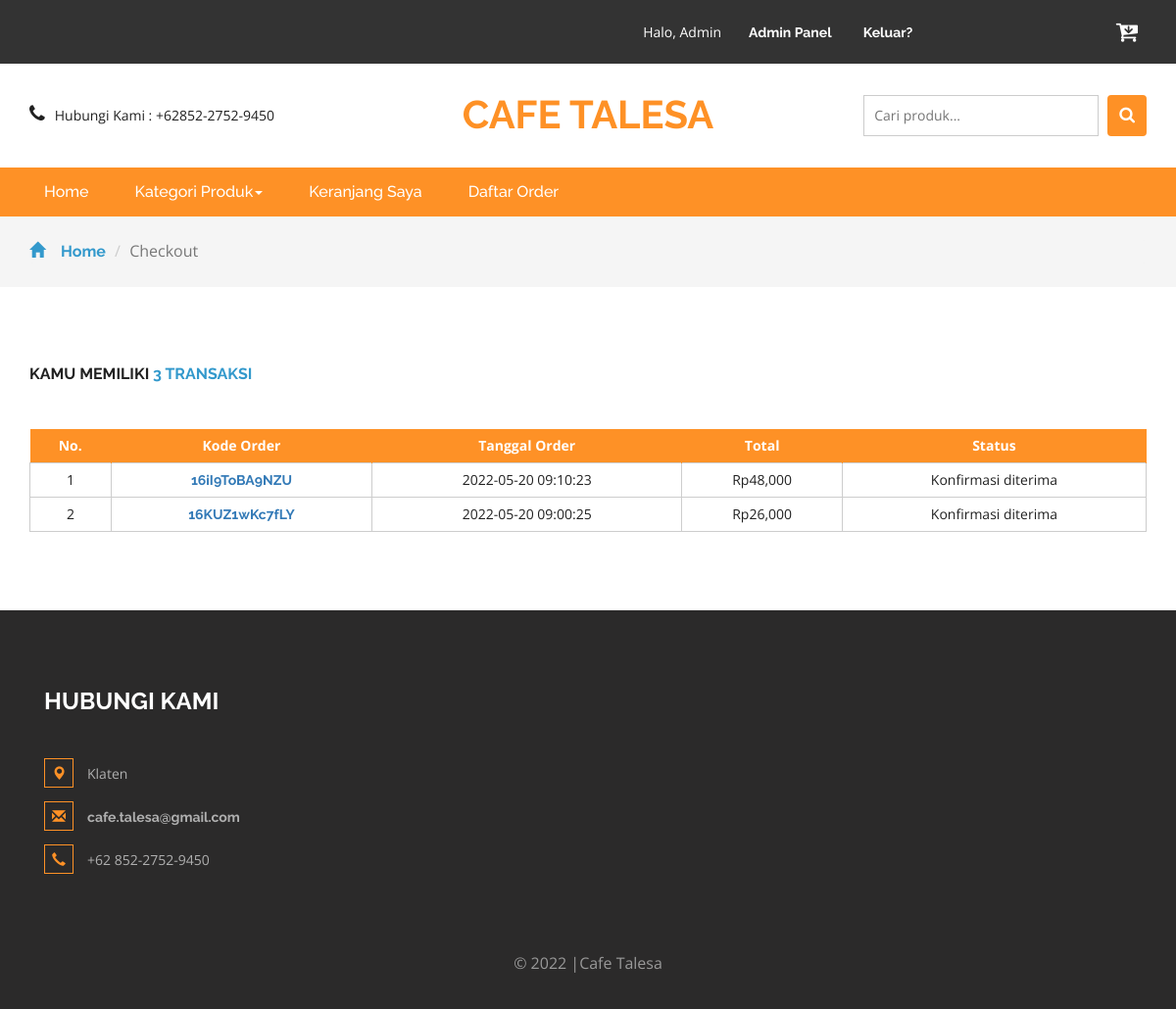
/daftarorder.php (signed in), run on the app's committed database.
### tables this page shows
CREATE TABLE `cart` (
  `idcart` int(11) NOT NULL,
  `orderid` varchar(100) NOT NULL,
  `userid` int(11) NOT NULL,
  `tglorder` timestamp NOT NULL DEFAULT current_timestamp(),
  `status` varchar(10) NOT NULL DEFAULT 'Cart'
);

### daftarorder.php (the view, shortened to what this page needs)
<?php
include 'dbconnect.php';
	$uid = $_SESSION['id'];
	$itungtrans = mysqli_query($conn,"select count(orderid) as jumlahtrans from cart where userid='$uid' and status!='Cart'");
	$itungtrans2 = mysqli_fetch_assoc($itungtrans);
	$itungtrans3 = $itungtrans2['jumlahtrans'];
?>
<!DOCTYPE html>
<html>
<head>
<link href="css/bootstrap.css" rel="stylesheet" type="text/css" media="all" />
<link href="css/style.css" rel="stylesheet" type="text/css" media="all" />
<link href="css/font-awesome.css" rel="stylesheet">
</head>
<body>
	<div class="agileits_header">
		<div class="container">
			<div class="w3l_offers">
			</div>
			<div class="agile-login">
				<ul>
				<?php
				if(!isset($_SESSION['log'])){
					echo '
					<li><a href="registered.php"> Daftar</a></li>
					<li><a href="login.php">Masuk</a></li>
					';
				} else {
					if($_SESSION['role']=='Member'){
					echo '
					<li style="color:white">Halo, '.$_SESSION["name"].'
					<li><a href="logout.php">Keluar?</a></li>
					';
					} else {
					echo '
					<li style="color:white">Halo, '.$_SESSION["name"].'
					<li><a href="admin">Admin Panel</a></li>
					<li><a href="logout.php">Keluar?</a></li>
					';
					};
				}
				?>
				</ul>
			</div>
			<div class="product_list_header">
					<a href="cart.php"><button class="w3view-cart" type="submit" name="submit" value=""><i class="fa fa-cart-arrow-down" aria-hidden="true"></i></button>
					 </a>
			</div>
			<div class="clearfix"> </div>
		</div>
	</div>
	<div class="logo_products">
		<div class="container">
		<div class="w3ls_logo_products_left1">
		<ul class="phone_email">
				<li><i class="fa fa-phone" aria-hidden="true"></i>Hubungi Kami : +62852-2752-9450</li>
				</ul>
			</div>
			<div class="w3ls_logo_products_left">
				<h1><a href="index.php">cafe talesa</a></h1>
			</div>
		<div class="w3l_search">
			<form action="search.php" method="post">
				<input type="search" name="Search" placeholder="Cari produk...">
				<button type="submit" class="btn btn-default search" aria-label="Left Align">
					<i class="fa fa-search" aria-hidden="true"> </i>
				</button>
			</form>
		</div>
			<div class="clearfix"> </div>
		</div>
	</div>
	<div class="navigation-agileits">
		<div class="container">
			<nav class="navbar navbar-default">
							<div class="collapse navbar-collapse" id="bs-megadropdown-tabs">
								<ul class="nav navbar-nav">
									<li class="active"><a href="index.php" class="act">Home</a></li>
									<li class="dropdown">
										<a href="#" class="dropdown-toggle" data-toggle="dropdown">Kategori Produk<b class="caret"></b></a>
									</li>
									<li><a href="cart.php">Keranjang Saya</a></li>
									<li><a href="daftarorder.php">Daftar Order</a></li>
								</ul>
							</div>
							</nav>
			</div>
		</div>
	<div class="breadcrumbs">
		<div class="container">
			<ol class="breadcrumb breadcrumb1">
				<li><a href="index.php"><span class="glyphicon glyphicon-home" aria-hidden="true"></span>Home</a></li>
				<li class="active">Checkout</li>
			</ol>
		</div>
	</div>
	<div class="checkout">
		<div class="container">
			<h2>Kamu memiliki <span><?php echo $itungtrans3 ?> transaksi</span></h2>
			<div class="checkout-right">
				<table class="timetable_sub">
					<thead>
						<tr>
							<th>No.</th>
							<th>Kode Order</th>
							<th>Tanggal Order</th>
							<th>Total</th>
							<th>Status</th>
						</tr>
					</thead>
					<?php
						$brg=mysqli_query($conn,"SELECT DISTINCT(idcart), c.orderid, tglorder, status from cart c, detailorder d where c.userid='$uid' and d.orderid=c.orderid and status!='Cart' order by tglorder DESC");
						$no=1;
						while($b=mysqli_fetch_array($brg)){
					?>
					<tr class="rem1"><form method="post">
						<td class="invert"><?php echo $no++ ?></td>
						<td class="invert"><a href="order.php?id=<?php echo $b['orderid'] ?>"><?php echo $b['orderid'] ?></a></td>
						<td class="invert"><?php echo $b['tglorder'] ?></td>
						<td class="invert">
						Rp<?php 				$ongkir = 10000;
												$ordid = $b['orderid'];
												$result1 = mysqli_query($conn,"SELECT SUM(qty*hargaafter)+$ongkir AS count FROM detailorder d, produk p where d.orderid='$ordid' and p.idproduk=d.idproduk order by d.idproduk ASC");
												$cekrow = mysqli_num_rows($result1);
												$row1 = mysqli_fetch_assoc($result1);
												$count = $row1['count'];
												if($cekrow > 0){
													echo number_format($count);
													} else {
														echo 'No data';
													}?>
						</td>
						<td class="invert">
							<div class="rem">
								<?php
								if($b['status']=='Payment'){
								echo '
								<a href="konfirmasi.php?id='.$b['orderid'].'" class="form-control btn-primary">
								Konfirmasi Pembayaran
								</a>
								';}
								else if($b['status']=='Diproses'){
								echo 'Pesanan Diproses (Pembayaran Diterima)';
								}
								else if($b['status']=='Dikirim'){
									echo 'Pesanan Dikirim';
								} else if($b['status']=='Selesai'){
									echo 'Pesanan Selesai';
								} else if($b['status']=='Dibatalkan'){
									echo 'Pesanan Dibatalkan';
								} else {
									echo 'Konfirmasi diterima';
								}
								?>
							</form>
							</div>
					<?php
						}
					?>
			</div>
<div class="footer">
		<div class="container">
			<div class="w3_footer_grids">
				<div class="col-md-4 w3_footer_grid">
					<h3>Hubungi Kami</h3>
					<ul class="address">
						<li><i class="glyphicon glyphicon-map-marker" aria-hidden="true"></i>Klaten</li>
						<li><i class="glyphicon glyphicon-envelope" aria-hidden="true"></i><a href="mailto:info@email">cafe.talesa@gmail.com</a></li>
						<li><i class="glyphicon glyphicon-earphone" aria-hidden="true"></i>+62 852-2752-9450</li>
					</ul>
				</div>
				<div class="clearfix"> </div>
			</div>
		</div>
		<div class="footer-copy">
			<div class="container">
			<p>© 2022 |Cafe Talesa</p>
			</div>
		</div>
	</div>
<link href="css/skdslider.css" rel="stylesheet">
</body>
</html>

### data on the page
cart: orderid "16iI9ToBA9NZU", tglorder "2022-05-20 09:10:23", count "48,000", status "Konfirmasi diterima"
cart: orderid "16KUZ1wKc7fLY", tglorder "2022-05-20 09:00:25", count "26,000", status "Konfirmasi diterima"

### other printed values
$_SESSION["name"] "Admin"
$itungtrans3 "3"
